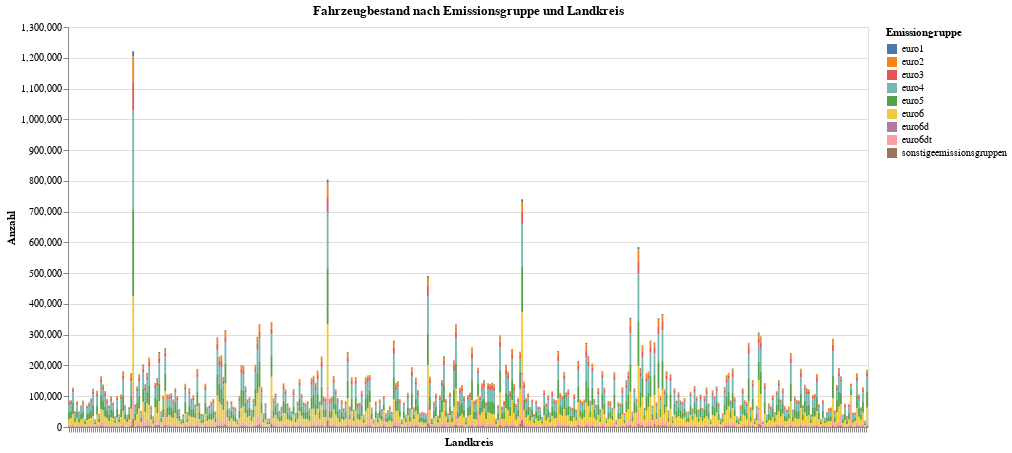

The notebook cell saved with this chart:
### Code cell
# Beispielaufruf für df_eg
chart_eg = create_stacked_bar_chart(
    df=df_eg,
    id_vars=['landkreis'],
    var_name='Emissiongruppe',
    value_name='Anzahl',
    x_axis_title='Landkreis',
    chart_title='Fahrzeugbestand nach Emissionsgruppe und Landkreis'
)
chart_eg

### Figure 1 — Vega-Lite specification as saved in the notebook (floating-point values rounded to 4 significant figures; data arrays with more than 128 entries replaced by an {"elided": "..."} marker saying what was removed)
{"config": {"view": {"continuousWidth": 300, "continuousHeight": 300}}, "data": {"name": "data-513e1de144139072c5eb85fd6075671d"}, "mark": {"type": "bar"}, "encoding": {"color": {"field": "Emissiongruppe", "type": "nominal"}, "tooltip": [{"field": "landkreis", "type": "nominal"}, {"field": "Emissiongruppe", "type": "nominal"}, {"field": "Anzahl", "type": "quantitative"}], "x": {"axis": {"labels": false, "title": "Landkreis"}, "field": "landkreis", "type": "nominal"}, "y": {"field": "Anzahl", "stack": "zero", "type": "quantitative"}}, "height": 400, "title": "Fahrzeugbestand nach Emissionsgruppe und Landkreis", "width": 800, "$schema": "https://vega.github.io/schema/vega-lite/v5.20.1.json", "datasets": {"data-513e1de144139072c5eb85fd6075671d": {"elided": "3591 records"}}}
